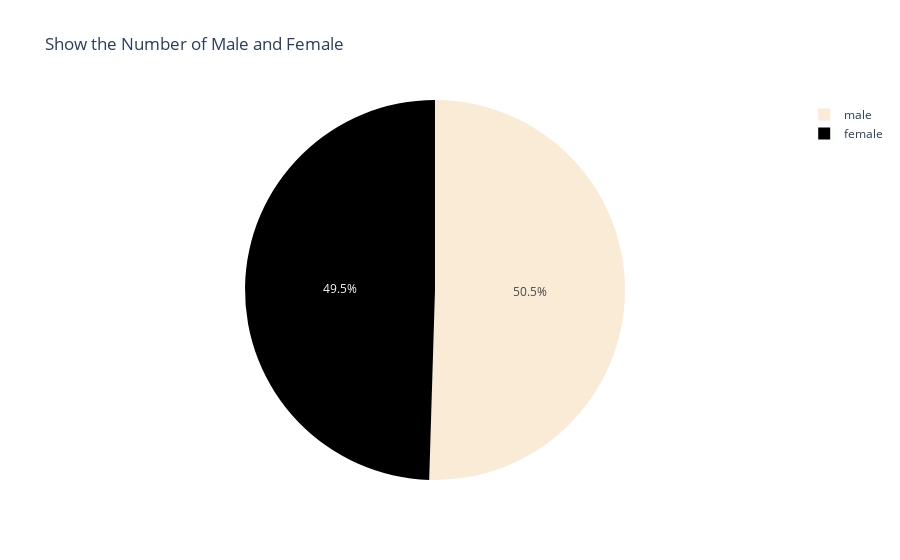

The cell this chart's notebook holds for it:
### Code cell
sex=df["sex"].value_counts().reset_index()

fig=px.pie(data_frame=sex,values="count",names="sex",title="Show the Number of Male and Female",color_discrete_sequence=["AntiqueWhite","black"])          
fig.show()

### Figure 1 — Plotly figure (JSON) as saved in the notebook; plotly's stock layout.template omitted (floating-point values rounded to 4 significant figures)
{"data": [{"domain": {"x": [0, 1], "y": [0, 1]}, "hovertemplate": "sex=%{label}<br>count=%{value}<extra></extra>", "labels": ["male", "female"], "legendgroup": "", "name": "", "showlegend": true, "type": "pie", "values": [675, 662]}], "layout": {"legend": {"tracegroupgap": 0}, "piecolorway": ["AntiqueWhite", "black"], "title": {"text": "Show the Number of Male and Female"}}}
